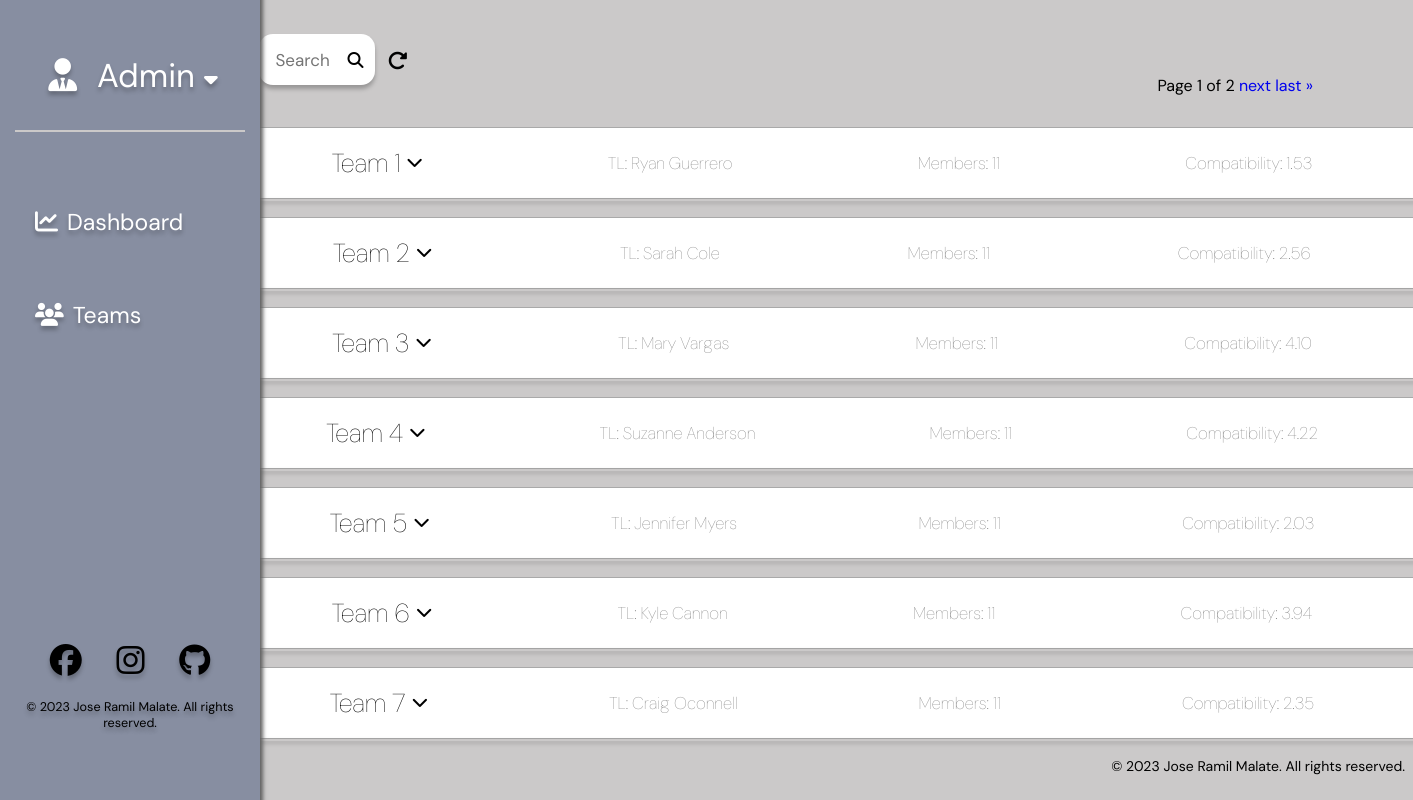
Screenshot of /teams/ with the database file from the repository.
### qtb_app/models.py (models this page shows, shortened)
class BaseModel(models.Model):
    created_at = models.DateTimeField(auto_now_add=True, db_index=True,)
    updated_at = models.DateTimeField(auto_now=True)
    objects = models.Manager()
    class Meta:
        abstract = True

class Team(BaseModel):
    team_leader = models.ForeignKey(Employee, null=True, blank=True, on_delete=models.CASCADE)
    performance_rating = models.DecimalField(max_digits=5, decimal_places=2)
    compatibility_rating = models.DecimalField(max_digits=5, decimal_places=2)
    task = models.ForeignKey(Task, null=True, blank=True, on_delete=models.CASCADE)

class Employee(BaseModel):
    name = models.CharField(max_length=100)
    age = models.IntegerField()
    email = models.EmailField(max_length=100)
    phone_num = PhoneField(blank=True)
    team_id = models.ForeignKey('Team', null=True, blank=True, on_delete=models.CASCADE)

### qtb_app/views.py (the view)
# urls.py: path('teams/', views.team_list, name='teams-view'),
def team_list(request):
    teams = Team.objects.all()
    search_query = request.GET.get('search', '')
    if 'refresh' in request.GET:
        search_query = ''
    team_data = []
    for team in teams:
        team_leader_match = team.team_leader.name.lower().find(search_query.lower()) != -1
        team_id_match = str(team.id).find(search_query) != -1
        member_name_match = Employee.objects.filter(
            team_id=team.id,
            name__icontains=search_query
        ).exists()
        if search_query and not (team_leader_match or team_id_match or member_name_match):
            continue
        team_data.append({
            'team': team,
            'team_leader': team.team_leader,
            'members': Employee.objects.filter(team_id=team.id),
        })
        paginator = Paginator(team_data, 7)
        page = request.GET.get('page')
        try:
            data_per_page = paginator.page(page)
        except PageNotAnInteger:
            data_per_page = paginator.page(1)
        except EmptyPage:
            data_per_page = paginator.page(paginator.num_pages)
    context = {
        'teams': data_per_page,
        'is_paginated': True,
    }
    return render(request, 'pages/team_page.html', context)

### qtb_app/templates/pages/team_page.html (shortened to what this page needs)
{% extends 'base.html' %}
{% load static %}
{% block content %}
    {% include 'includes/pagination.html' %}
    <div class="button-container">
        <form action="{% url 'teams-view' %}" class="search-form" id="search-form" method="GET">
            <input type="search" name="search" placeholder="Search" class="search-container"><i class="fa-solid fa-magnifying-glass" id="submit-icon"></i>
        </form>
        <form action="#" class="refresh-form" method="GET">
            <button type="submit" class="refresh-button"></button>
        </form>
    </div>
    {% for data in teams %}
        <button class="team-crumb collapsible" onclick="changeChevron(this)">
            <p class="mediumtxt">Team {{ data.team.id }}<i class="fa-chevron-down fa-solid fa-2xs"></i></p>
            <p class="smalltxt gray">TL: {{ data.team_leader.name }}</p>
            <p class="smalltxt gray">Members: {{ data.members|length|add:1 }}</p>
            <p class="smalltxt gray">Compatibility: {{ data.team.compatibility_rating }}</p>
        </button>
        <div class="crumb-overlay scrollable">
            <table class="table-overlay">
                <thead>
                    <tr>
                        <th>ID</th>
                        <th>Name</th>
                        <th>Age</th>
                        <th>Email</th>
                        <th>Phone Number</th>
                    </tr>
                </thead>
            </table>
        </div>
    {% endfor %}
{% endblock %}

### qtb_app/static/css/styles.css (style rules this page uses)
:root { --ocean: #878EA1; --gray: #A9A9A9; --soft_gray: #CBC9C9; --light_green: #86FF99; --light_shadow: rgb(0, 0, 0, 25%); --active_color: #D9D9D9; --dark_gray: #787878; --white_overlay: #F5EEEE; --peach: #FFF3B6; }
* { font-family: 'DM Sans', sans-serif; }
body { background-color: var(--soft_gray); }
table { border-collapse: collapse; overflow: scroll; }
.scrollable { position: relative; overflow: auto; }
thead { height: 41px; background-color: #B7B7B7; position: sticky; top: 0; }
.mediumtxt { font-size: 26px; }
.smalltxt { font-size: 17px; }
.team-crumb { width: 1180px; height: 72px; background-color: white; border: 1px solid var(--gray); display: flex; }
.team-crumb p { font-weight: lighter; height: fit-content; margin: auto; padding-right: 55px; }
.gray { color: var(--dark_gray); }
p > i { margin-left: 6px; }
.crumb-overlay { width: 1180px; height: 260px; max-height: 0; background-color: var(--white_overlay); border: 1px solid var(--soft_gray); box-shadow: 0 2px 4px 0 var(--light_shadow); transition: max-height 0.2s ease-out; overflow: auto; margin-bottom: 16px; }
.crumb-overlay, .team-crumb { margin-left: 18%; }
.table-overlay { width: 100%; border-collapse: separate; border-spacing: 0; text-align: center; }
.table-overlay thead { position: sticky; top: 0; }
.table-overlay thead tr { height: 38px; background-color: var(--ocean); }
.collapsible { cursor: pointer; }
.search-container { border-radius: 14px; box-shadow: 0 4px 4px 0 var(--light_shadow); background-color: white; text-decoration: none; padding-left: 16px; font-size: 17px; outline: none; border: none; }
input+i { position: relative; right: 28px; cursor: pointer; }
input[type='search'] { height: 51px; width: 116px; padding-right: 29px; transition: width 0.2s ease-in-out; overflow: hidden; }
.refresh-form { margin-left: -10px; }
.refresh-button { background: none; border: none; cursor: pointer; }
.button-container { display: flex; margin-left: 18%; margin-bottom: 42px; margin-top: 34px; align-items: baseline; }

### rows the page displays
Team: team.id "1", team_leader.name "Ryan Guerrero", members|length "11", team.compatibility_rating "1.53"
Team: team.id "2", team_leader.name "Sarah Cole", members|length "11", team.compatibility_rating "2.56"
Team: team.id "3", team_leader.name "Mary Vargas", members|length "11", team.compatibility_rating "4.10"
Team: team.id "4", team_leader.name "Suzanne Anderson", members|length "11", team.compatibility_rating "4.22"
Team: team.id "5", team_leader.name "Jennifer Myers", members|length "11", team.compatibility_rating "2.03"
Team: team.id "6", team_leader.name "Kyle Cannon", members|length "11", team.compatibility_rating "3.94"
Team: team.id "7", team_leader.name "Craig Oconnell", members|length "11", team.compatibility_rating "2.35"

### other values shown
{{ teams.number }} "1"
{{ teams.paginator.num_pages }} "2"
